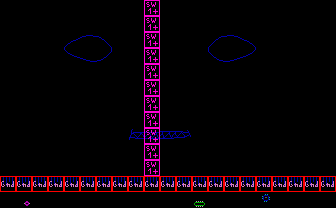

Tiled map render using the project's own tile images. Description and the whole map definition, tile-layer contents included, below:
An orthogonal 21x13 tile map with 16x16 px tiles, 2 tile layers (bg, col), 2 tilesets.

<map version="1.10" tiledversion="1.10.2" orientation="orthogonal" renderorder="right-down" width="21" height="13" tilewidth="16" tileheight="16" infinite="0" nextlayerid="4" nextobjectid="28">
 <tileset firstgid="1" source="tileset3.tsx" />
 <tileset firstgid="241" source="obj.tsx" />
 <layer id="1" name="bg" width="21" height="13">
  <data encoding="csv">
1,1,1,1,1,1,1,1,1,1,1,1,1,1,1,1,1,1,1,1,1,
1,1,1,1,1,1,1,1,1,1,1,1,1,1,1,1,1,1,1,1,1,
1,1,1,1,21,22,23,1,1,1,1,1,1,24,25,26,1,1,1,1,1,
1,1,1,1,41,42,43,1,1,1,1,1,1,44,45,46,1,1,1,1,1,
1,1,1,1,1,1,1,1,1,1,1,1,1,1,1,1,1,1,1,1,1,
1,1,1,1,1,1,1,1,1,1,1,1,1,1,1,1,1,1,1,1,1,
1,1,1,1,1,1,1,1,1,1,1,1,1,1,1,1,1,1,1,1,1,
1,1,1,1,1,1,1,1,1,1,1,1,1,1,1,1,1,1,1,1,1,
1,1,1,1,1,1,1,1,61,62,63,64,1,1,1,1,1,1,1,1,1,
1,1,1,1,1,1,1,1,1,1,1,1,1,1,1,1,1,1,1,1,1,
1,1,1,1,1,1,1,1,1,1,1,1,1,1,1,1,1,1,1,1,1,
164,164,164,164,164,164,164,164,164,164,164,164,164,164,164,164,164,164,164,164,164,
1,225,1,1,1,1,1,1,1,1,1,1,204,1,1,1,184,1,1,1,1
</data>
 </layer>
 <layer id="2" name="col" width="21" height="13">
  <data encoding="csv">
241,241,241,241,241,241,241,241,241,250,241,241,241,241,241,241,241,241,241,241,241,
241,241,241,241,241,241,241,241,241,250,241,241,241,241,241,241,241,241,241,241,241,
241,241,241,241,241,241,241,241,241,250,241,241,241,241,241,241,241,241,241,241,241,
241,241,241,241,241,241,241,241,241,250,241,241,241,241,241,241,241,241,241,241,241,
241,241,241,241,241,241,241,241,241,250,241,241,241,241,241,241,241,241,241,241,241,
241,241,241,241,241,241,241,241,241,250,241,241,241,241,241,241,241,241,241,241,241,
241,241,241,241,241,241,241,241,241,250,241,241,241,241,241,241,241,241,241,241,241,
241,241,241,241,241,241,241,241,241,250,241,241,241,241,241,241,241,241,241,241,241,
241,241,241,241,241,241,241,241,241,250,241,241,241,241,241,241,241,241,241,241,241,
241,241,241,241,241,241,241,241,241,250,241,241,241,241,241,241,241,241,241,241,241,
241,241,241,241,241,241,241,241,241,250,241,241,241,241,241,241,241,241,241,241,241,
242,242,242,242,242,242,242,242,242,242,242,242,242,242,242,242,242,242,242,242,242,
241,241,241,241,241,241,241,241,241,241,241,241,241,241,241,241,241,241,241,241,241
</data>
 </layer>
 <objectgroup id="3" name="obj" />
</map>
